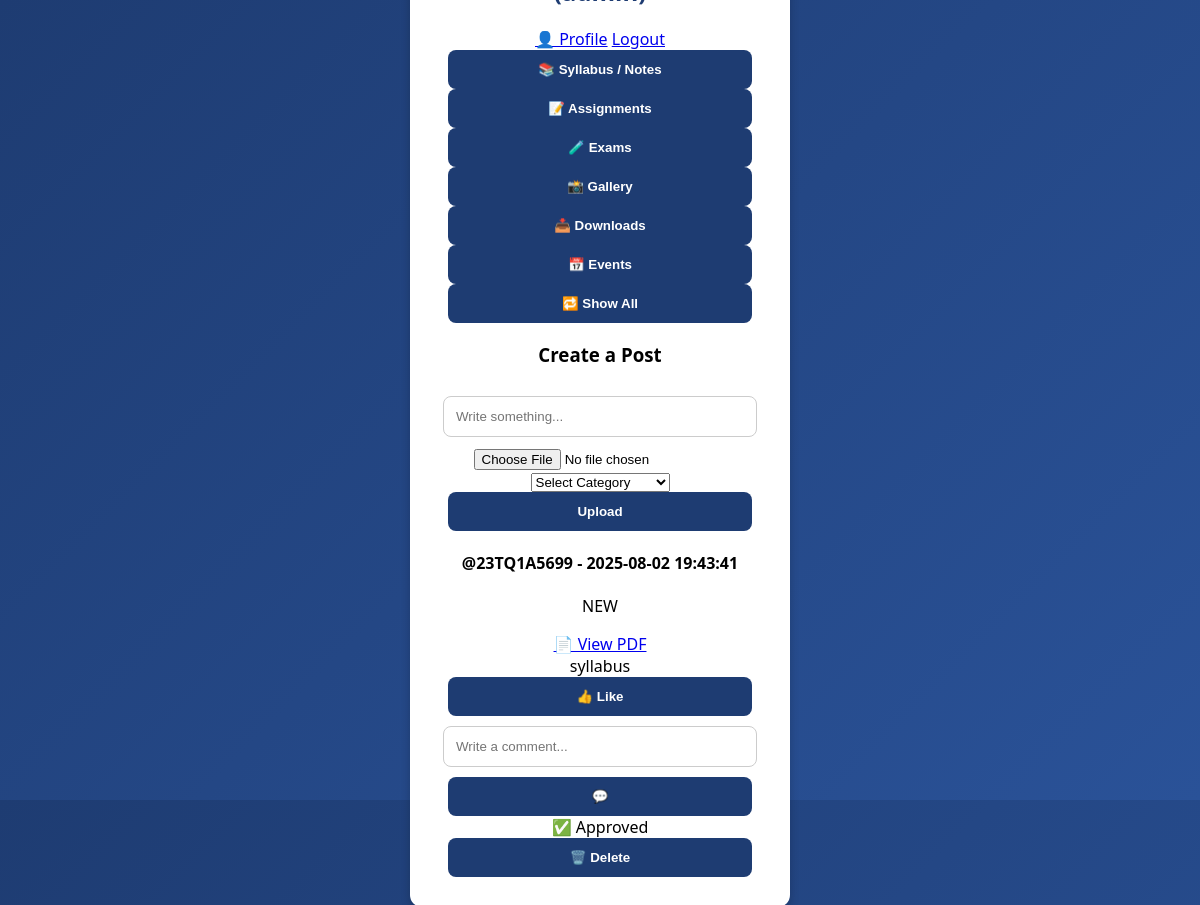
The app's page /dashboard?category=syllabus (signed in) with its own data.
### tables this page shows
CREATE TABLE posts (
            id INTEGER PRIMARY KEY AUTOINCREMENT,
            username TEXT,
            content TEXT,
            filepath TEXT,
            filetype TEXT,
            category TEXT,
            timestamp TEXT,
            uploaded_at TEXT,
            approved INTEGER DEFAULT 0
        );

### app.py (the view)
@app.route('/dashboard')
def dashboard():
    if 'username' not in session:
        return redirect(url_for('login'))
    conn = get_db()
    username = session['username']
    role = session['role']
    category_filter = request.args.get('category', '')
    query = request.args.get('q', '')
    if query:
        posts = conn.execute('''
            SELECT * FROM posts
            WHERE approved=1 AND
            (username LIKE ? OR content LIKE ? OR category LIKE ?)
            ORDER BY id DESC
        ''', (f"%{query}%", f"%{query}%", f"%{query}%")).fetchall()
    elif category_filter:
        posts = conn.execute("SELECT * FROM posts WHERE approved=1 AND category=? ORDER BY id DESC",
                             (category_filter,)).fetchall()
    else:
        posts = conn.execute("SELECT * FROM posts WHERE approved=1 ORDER BY id DESC").fetchall()
    conn.close()
    return render_template('dashboard.html', username=username, role=role,
                           posts=posts, query=query, selected_category=category_filter,
                           current_year=datetime.now().year)

### app.py (called while the page is built)
def get_db():
    conn = sqlite3.connect('database.db', timeout=10)
    conn.row_factory = sqlite3.Row
    return conn

### templates/dashboard.html (shortened to what this page needs)
<!DOCTYPE html>
<html lang="en">
<head>
    <link rel="stylesheet" href="{{ url_for('static', filename='styles.css') }}">
</head>
<body>
    <div class="container">
        <div class="header-actions">
            <h2>Welcome {{ username }} ({{ role }})</h2>
            <div>
                <a class="profile" href="{{ url_for('profile') }}">👤 Profile</a>
                <a class="logout" href="{{ url_for('logout') }}">Logout</a>
            </div>
        </div>
        <div class="category-buttons">
            <a href="{{ url_for('dashboard', category='syllabus') }}">
                <button class="{% if selected_category == 'syllabus' %}active{% endif %}">📚 Syllabus / Notes</button>
            </a>
            <a href="{{ url_for('dashboard', category='assignments') }}">
                <button class="{% if selected_category == 'assignments' %}active{% endif %}">📝 Assignments</button>
            </a>
            <a href="{{ url_for('dashboard', category='exams') }}">
                <button class="{% if selected_category == 'exams' %}active{% endif %}">🧪 Exams</button>
            </a>
            <a href="{{ url_for('dashboard', category='gallery') }}">
                <button class="{% if selected_category == 'gallery' %}active{% endif %}">📸 Gallery</button>
            </a>
            <a href="{{ url_for('dashboard', category='downloads') }}">
                <button class="{% if selected_category == 'downloads' %}active{% endif %}">📥 Downloads</button>
            </a>
            <a href="{{ url_for('dashboard', category='events') }}">
                <button class="{% if selected_category == 'events' %}active{% endif %}">📅 Events</button>
            </a>
            <a href="{{ url_for('dashboard') }}">
                <button class="{% if not selected_category %}active{% endif %}">🔁 Show All</button>
            </a>
        </div>
        <div class="form-box">
            <h3>Create a Post</h3>
            <form method="POST" enctype="multipart/form-data">
                <input type="text" name="content" placeholder="Write something..." required>
                <input type="file" name="file">
                <select name="category" required>
                    <option value="">Select Category</option>
                </select>
                <button type="submit">Upload</button>
            </form>
        </div>
        {% if selected_category %}
            {% for post in posts %}
                <div class="post">
                    <h4>@{{ post[1] }} - {{ post[6]|capitalize }}</h4>
                    <p>{{ post[2] }}</p>
                    {% if post[4] in ['jpg', 'jpeg', 'png', 'gif'] %}
                        <img src="{{ '/' + post[3] }}" alt="Image Post">
                    {% elif post[4] == 'mp4' %}
                        <video controls>
                            <source src="{{ '/' + post[3] }}" type="video/mp4">
                        </video>
                    {% elif post[4] == 'pdf' %}
                        <a class="pdf-link" href="{{ '/' + post[3] }}" target="_blank">📄 View PDF</a>
                    {% endif %}
                    <div class="timestamp">{{ post[5] }}</div>
                    <div class="like-comment">
                        <form action="{{ url_for('like_post', post_id=post[0]) }}" method="get">
                            <button type="submit">👍 Like</button>
                        </form>
                        <form action="{{ url_for('comment_post', post_id=post[0]) }}" method="post">
                            <input type="text" name="comment" placeholder="Write a comment...">
                            <button type="submit">💬</button>
                        </form>
                    </div>
                    {% if role == 'admin' %}
                        {% if post[7] == 0 %}
                            <div class="status-badge pending">⏳ Pending Approval</div>
                            <form action="{{ url_for('approve_post', post_id=post[0]) }}" method="post" style="display:inline;">
                                <button class="delete-btn" style="background-color: #28a745;">✅ Approve</button>
                            </form>
                            <form action="{{ url_for('reject_post', post_id=post[0]) }}" method="post" style="display:inline;">
                                <button class="delete-btn" style="background-color: #ffc107; color: black;">❌ Reject</button>
                            </form>
                        {% elif post[7] == -1 %}
                            <div class="status-badge rejected">⛔ Rejected</div>
                        {% else %}
                            <div class="status-badge approved">✅ Approved</div>
                        {% endif %}
                        <form action="{{ url_for('delete_post', post_id=post[0]) }}" method="post">
                            <button class="delete-btn" onclick="return confirm('Delete this post?')">🗑️ Delete</button>
                        </form>
                    {% endif %}
                </div>
            {% endfor %}
        {% else %}
            <p style="text-align:center; color: #888;">📂 Please select a category to view posts.</p>
        {% endif %}
    </div>
</body>
</html>

### static/styles.css (style rules this page uses)
body { font-family: 'Segoe UI', sans-serif; background: linear-gradient(135deg, #1e3c72, #2a5298); height: 100vh; margin: 0; display: flex; justify-content: center; align-items: center; }
.container { background: #fff; padding: 30px; border-radius: 12px; width: 320px; box-shadow: 0 4px 10px rgba(0, 0, 0, 0.2); text-align: center; }
.container h2 { margin-bottom: 20px; color: #1e3c72; }
input[type="text"], input[type="password"] { width: 90%; padding: 12px; margin: 10px 0; border: 1px solid #ccc; border-radius: 8px; }
button { width: 95%; padding: 12px; background-color: #1e3c72; color: white; border: none; border-radius: 8px; font-weight: bold; cursor: pointer; transition: background 0.3s ease; }

### records on screen
posts: username "23TQ1A5699", timestamp "2025-08-02 19:43:41", content "NEW", category "syllabus", shows "✅ Approved"
